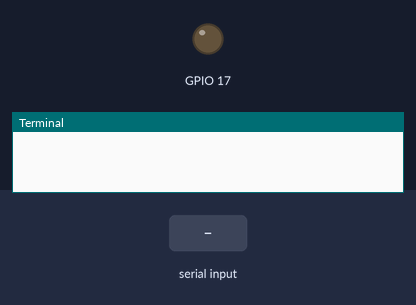
A program run on a simulated Raspberry Pi (BCM pin numbers). Parts: output pins drawn as LEDs (lit = HIGH), the last lines printed to the terminal. The inputs (shaded band) are chosen by the test bench.

Above: at 1.2 s.
1.3 s: "n" typed at the terminal, then Enter
At 2.5 s:
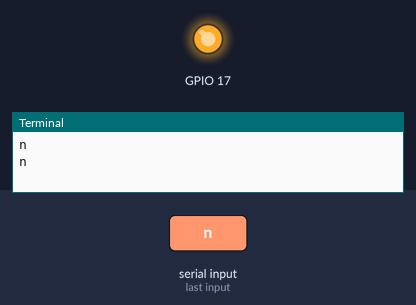
2.8 s: "f" typed at the terminal, then Enter
At 3.6 s:
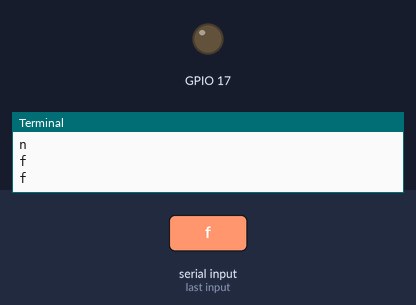
Timing chart, 0 to 5.8 s (numbered marks = the images above; inputs shaded):
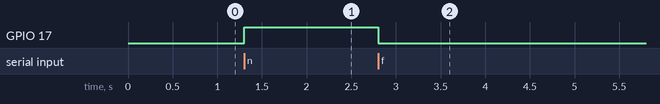

The program:

3_01.py
```python
import RPi.GPIO as GPIO
import time

GPIO.setmode(GPIO.BCM)

GPIO.setup(17,GPIO.OUT)

try:
    while 1:
        userinput=input()
        print(userinput)
        if userinput == "n":
            GPIO.output(17,1)
        elif userinput == "f":
            GPIO.output(17,0)
except KeyboardInterrupt:
    pass

GPIO.cleanup()
```

Measured:
- after the input at 1.3 s, GPIO 17: LOW → HIGH at once
- after the input at 2.8 s, GPIO 17: HIGH → LOW at once
